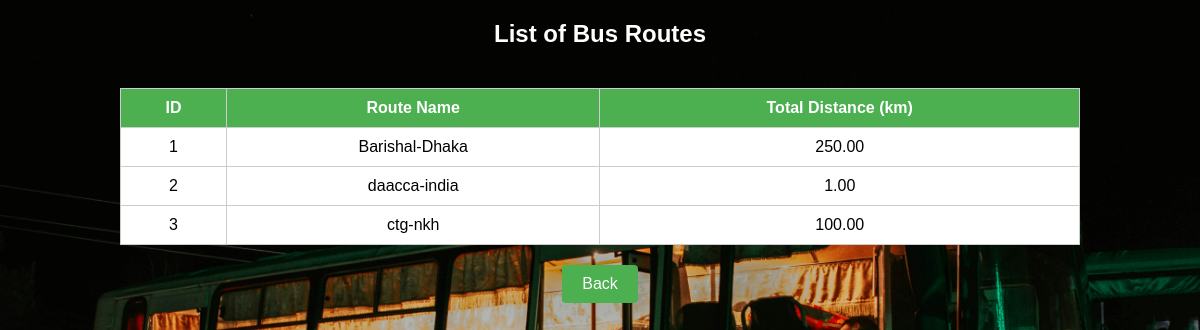
/viewRoute.php, run on the app's committed database.
### tables this page shows
CREATE TABLE `Route` (
  `Route_Id` int(11) NOT NULL,
  `Route_Name` varchar(100) NOT NULL,
  `Total_Distance` decimal(5,2) NOT NULL
);

### viewRoute.php (the view, shortened to what this page needs)
<?php
$server = 'localhost';
$username = 'root';
$password = '';
$database = 'bus_system';
$con = new mysqli($server, $username, $password, $database);
$sql = "SELECT * FROM Route";
$result = $con->query($sql);
?>
<!DOCTYPE html>
<html lang="en">
<head>
</head>
<body>
    <h2>List of Bus Routes</h2>
    <?php if ($result->num_rows > 0): ?>
        <table>
            <thead>
                <tr>
                    <th>ID</th>
                    <th>Route Name</th>
                    <th>Total Distance (km)</th>
                </tr>
            </thead>
            <tbody>
                <?php while ($row = $result->fetch_assoc()): ?>
                    <tr>
                        <td><?php echo $row['Route_Id']; ?></td>
                        <td><?php echo htmlspecialchars($row['Route_Name']); ?></td>
                        <td><?php echo htmlspecialchars($row['Total_Distance']); ?></td>
                    </tr>
                <?php endwhile; ?>
            </tbody>
        </table>
    <?php else: ?>
        <p>No routes found in the database.</p>
    <?php endif; ?>
    <a href="home.php" class="add-route-btn">Back</a>
</body>
</html>

### viewRoute.php (style rules this page uses)
body { font-family: Arial, sans-serif; background: url('1.jpg') no-repeat center center fixed; background-size: cover; display: flex; justify-content: center; align-items: center; flex-direction: column; margin: 0; }
table { width: 80%; margin-top: 20px; border-collapse: collapse; }
table, th, td { border: 1px solid #ccc; }
th, td { padding: 10px; text-align: center; }
th { background-color: #4CAF50; color: white; }
td { background-color: #FFFFFFFF; }
h2 { color: #FFFFFFFF; }
.add-route-btn { margin-top: 20px; padding: 10px 20px; background-color: #4CAF50; color: white; text-decoration: none; border-radius: 4px; font-size: 16px; }

### data on the page
route: Route_Id "1", Route_Name "Barishal-Dhaka", Total_Distance "250.00"
route: Route_Id "2", Route_Name "daacca-india", Total_Distance "1.00"
route: Route_Id "3", Route_Name "ctg-nkh", Total_Distance "100.00"
